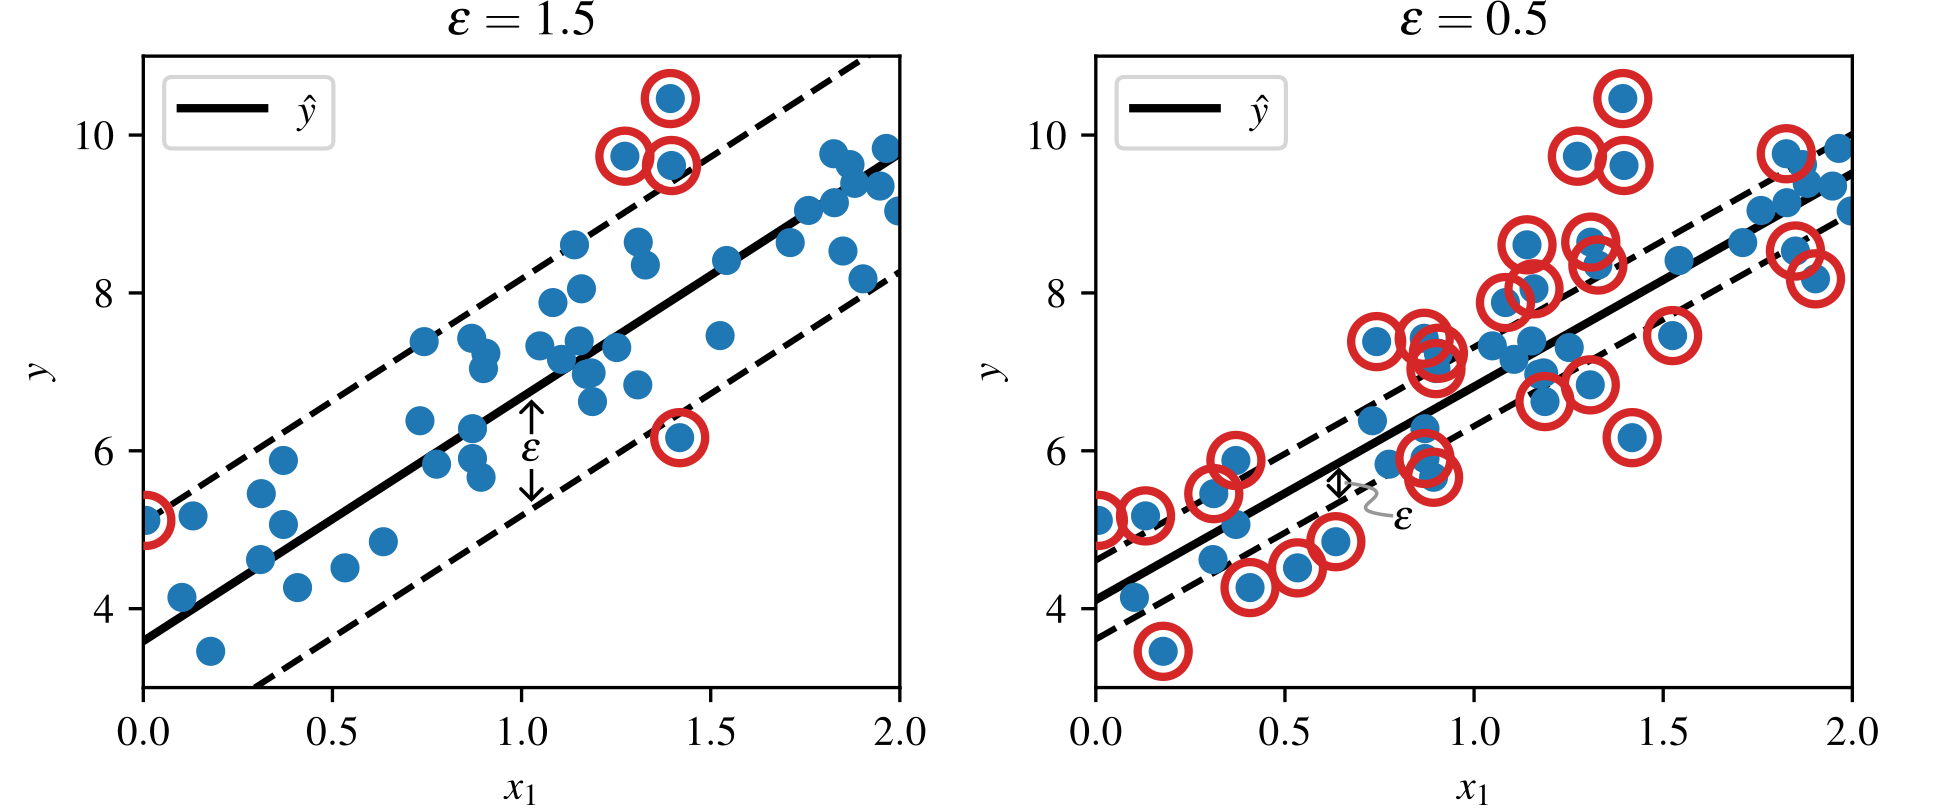

Write the Python code that produced this figure.
#!/usr/bin/env python3
# -*- coding: utf-8 -*-

import IPython as IP
IP.get_ipython().run_line_magic('reset', '-sf')

#%% import modules and set default fonts and colors

"""
Default plot formatting code for Austin Downey's series of open-source notes/
books. This common header is used to set the fonts and format.

Header file last updated May 16, 2024
"""

import numpy as np
import scipy as sp
import matplotlib.pyplot as plt
import matplotlib as mpl
import sklearn as sk
from sklearn import svm


# set default fonts and plot colors
plt.rcParams.update({'text.usetex': True})
plt.rcParams.update({'image.cmap': 'viridis'})
plt.rcParams.update({'font.serif':['Times New Roman', 'Times', 'DejaVu Serif',
 'Bitstream Vera Serif', 'Computer Modern Roman', 'New Century Schoolbook',
 'Century Schoolbook L',  'Utopia', 'ITC Bookman', 'Bookman', 
 'Nimbus Roman No9 L', 'Palatino', 'Charter', 'serif']})
plt.rcParams.update({'font.family':'serif'})
plt.rcParams.update({'font.size': 10})
plt.rcParams.update({'mathtext.rm': 'serif'})
# I don't think I need this next line as its set to 'stixsans' above. 
plt.rcParams.update({'mathtext.fontset': 'custom'}) 
cc = plt.rcParams['axes.prop_cycle'].by_key()['color']
## End of plot formatting code

plt.close('all')

#%% Plot figure

m  = 50
X  = 2 * np.random.rand(m, 1)
y  = (4 + 3 * X + np.random.randn(m, 1)).ravel()

svm_reg1 = sk.svm.LinearSVR(epsilon=1.5, random_state=42).fit(X, y)
svm_reg2 = sk.svm.LinearSVR(epsilon=0.5, random_state=42).fit(X, y)

svm_reg1.support_ = np.where(np.abs(y - svm_reg1.predict(X)) >= svm_reg1.epsilon)[0]
svm_reg2.support_ = np.where(np.abs(y - svm_reg2.predict(X)) >= svm_reg2.epsilon)[0]

x_grid = np.linspace(0, 2, 100).reshape(-1, 1)

# Model 1: predictions and ±ε margins
y_hat_1 = svm_reg1.predict(x_grid)
up1     = y_hat_1 + svm_reg1.epsilon
low1    = y_hat_1 - svm_reg1.epsilon

# Model 2: predictions and ±ε margins
y_hat_2 = svm_reg2.predict(x_grid)
up2     = y_hat_2 + svm_reg2.epsilon
low2    = y_hat_2 - svm_reg2.epsilon


# Point used to illustrate ε
eps_x1      = 1.0
eps_y_pred1 = svm_reg1.predict([[eps_x1]])[0]

# ----------------------------------------------------------
#   Plotting (subplot style)
# ----------------------------------------------------------
plt.figure(figsize=(6.5, 3))

# ── ε = 1.5 ────────────────────────────────────────────────
plt.subplot(1, 2, 1)
plt.plot(x_grid, y_hat_1,  'k-', lw=2, label=r'$\hat{y}$')
plt.plot(x_grid, up1,  'k--')
plt.plot(x_grid, low1, 'k--')
plt.scatter(X[svm_reg1.support_], y[svm_reg1.support_],
            s=150, facecolors="none", edgecolors=cc[3], linewidths=2,zorder=10)
plt.plot(X, y, 'o', color=cc[0])
plt.xlabel(r"$x_1$")
plt.ylabel(r"$y$")
plt.title(r"$\epsilon = {}$".format(svm_reg1.epsilon))
plt.axis([0, 2, 3, 11])
plt.text(0.91, 5.6, r"$\epsilon$")
plt.legend(loc='upper left')

# ── ε = 0.5 ────────────────────────────────────────────────
plt.subplot(1, 2, 2)
plt.plot(x_grid, y_hat_2,  'k-', lw=2, label=r'$\hat{y}$')
plt.plot(x_grid, up2,  'k--')
plt.plot(x_grid, low2, 'k--')
plt.scatter(X[svm_reg2.support_], y[svm_reg2.support_],
            s=150, facecolors="none",
                        edgecolors=cc[3], linewidths=2,zorder=10)
plt.plot(X, y, 'o', color=cc[0])
plt.xlabel(r"$x_1$")
plt.ylabel(r"$y$")
plt.title(r"$\epsilon = {}$".format(svm_reg2.epsilon))
plt.axis([0, 2, 3, 11])
plt.legend(loc='upper left')

plt.tight_layout()
plt.savefig("SVM_Regression.pdf")
plt.show()




































